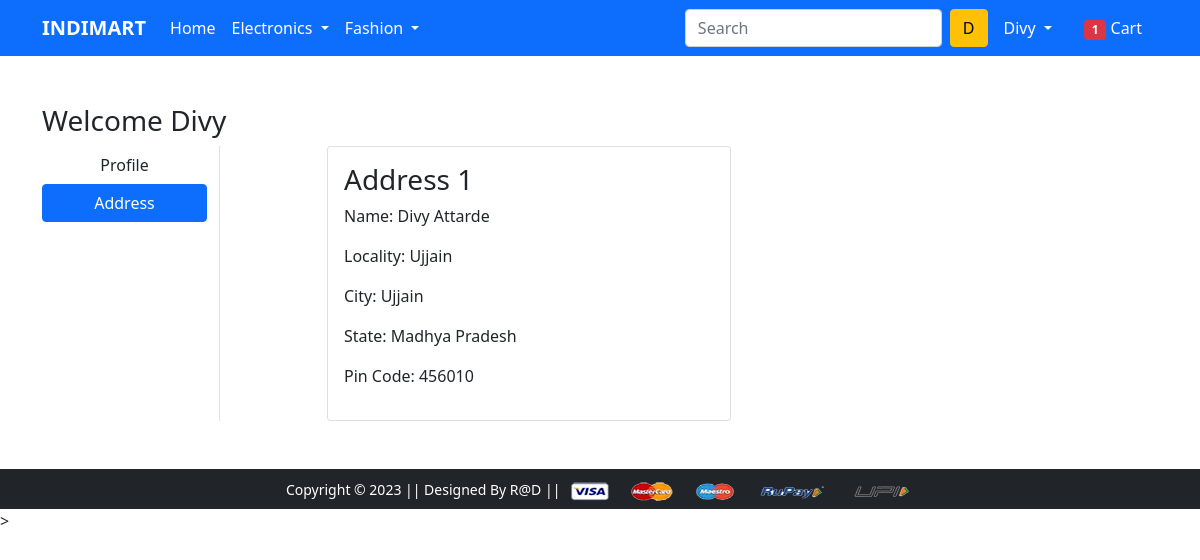
The page /address/ (signed in) on the database its author committed.
### app/models.py (models this page shows, shortened)
class Customer(models.Model):
    user = models.ForeignKey(User, on_delete=models.CASCADE)
    name = models.CharField(max_length=200)
    phone_number=models.CharField(default=0000000000,max_length=10)
    locality = models.CharField(max_length=200)
    city = models.CharField(max_length=200)
    zipcode = models.IntegerField()
    state = models.CharField(choices=STATE_CHOICES, max_length=50)

### app/views.py (the view)
# urls.py: path('address/', views.address, name='address'),
@login_required
def address(request):
 totalitem=0
 add= Customer.objects.filter(user=request.user)
 if request.user.is_authenticated:
   totalitem=len(Cart.objects.filter(user=request.user))
 return render(request, 'app/address.html',{'add':add,'active':'btn-primary','totalitem':totalitem})

### app/templates/app/address.html (shortened to what this page needs)
{% extends 'app/base.html' %}
{% load static %}
{% block main-content %}
<div class="container my-5">
 <div class="row">
 <h3>Welcome {{request.user.username|capfirst}}</h3>
  <div class="col-sm-2 border-end">
   <ul class="list-unstyled">
    <li class="d-grid"><a href="{% url 'profile' %}" class="btn ">Profile</a></li>
    <li class="d-grid"><a href="{% url 'address' %}" class="btn {{active}}">Address</a></li>
   </ul>
  </div>
  <div class="col-sm-9 offset-sm-1">
   <div class="row">
    {% for ad in add %}
    <div class="col-sm-6">
     <div class="card">
      <div class="card-body">
       <h3>Address {{forloop.counter}}</h3>
       <p>Name: {{ad.name}}</p>
       <p>Locality: {{ad.locality}}</p>
       <p>City: {{ad.city}}</p>
       <p>State: {{ad.state}}</p>
       <p>Pin Code: {{ad.zipcode}}</p>
      </div>
     </div>
    </div>
    {% endfor %}
   </div>
  </div>
 </div>
</div>
{% endblock main-content %}

### app/templates/app/base.html (shortened to what this page needs)
<!doctype html>
{% load static %}
<html lang="en">
  <head>
    <link href="https://cdn.jsdelivr.net/npm/bootstrap@5.0.0-beta1/dist/css/bootstrap.min.css" rel="stylesheet">
    <link rel="stylesheet" href="{% static 'app/css/owl.carousel.min.css' %}">
    <link rel="stylesheet" href="{% static 'app/css/all.min.css' %}">
    <link rel="stylesheet" href="{% static 'app/css/style.css' %}">
  </head>
  <body>
    <nav class="navbar navbar-expand-lg navbar-dark bg-primary">
     <div class="container">
       <a class="navbar-brand fw-bold" href="/">INDIMART</a>
       <div class="collapse navbar-collapse" id="navbarSupportedContent">
         <ul class="navbar-nav me-auto mb-2 mb-lg-0">
           <li class="nav-item">
             <a class="nav-link active" aria-current="page" href="/">Home</a>
           </li>
           <li class="nav-item dropdown">
             <a class="nav-link dropdown-toggle text-white" href="#" id="electronicsDropdown" role="button" data-bs-toggle="dropdown" aria-expanded="false">
               Electronics
             </a>
           </li>
           <li class="nav-item dropdown">
             <a class="nav-link dropdown-toggle text-white" href="#" id="fashionDropdown" role="button" data-bs-toggle="dropdown" aria-expanded="false">
               Fashion
             </a>
           </li>
         </ul>
         <form class="d-flex" >
           <input class="form-control me-2" type="search" placeholder="Search" aria-label="Search">
           <button class="btn btn-warning" type="submit">{{request.user.username|slice:"1"|capfirst}}</button>
         </form>
         <div>
          <ul class="navbar-nav me-auto mb-2 mb-lg-0">
          {% if request.user.is_authenticated %}
           <li class="nav-item dropdown mx-2">
              <a class="nav-link dropdown-toggle text-white" href="#" id="profileDropdown" role="button" data-bs-toggle="dropdown" aria-expanded="false">
                {{request.user.username|capfirst}}
              </a>
            </li>
            <li class="nav-item mx-2">
             <a href="{% url 'showcart' %}" class="nav-link text-white"><span class="badge bg-danger">{{totalitem}}</span> Cart </a>
            </li>
            {% endif %}
          </ul>
         </div>
       </div>
     </div>
    </nav>
    {% block main-content %} {% endblock main-content %}
    <footer class="container-fluid bg-dark text-center p-2 mt-5">
        <small class="text-white">Copyright &copy; 2023 || Designed By R@D || </small   >
        <img src="{% static 'app/images/payment.png' %}" alt="" srcset="" class="img-fluid" height="2px">
    </footer>
    >
  </body>
</html>

### rows shown on the page
Customer: name "Divy Attarde", locality "Ujjain", city "Ujjain", state "Madhya Pradesh", zipcode "456010"

### other values the page prints
{{ request.user.username|slice:"1"|capfirst }} "D"
{{ request.user.username|capfirst }} "Divy"
{{ totalitem }} "1"
